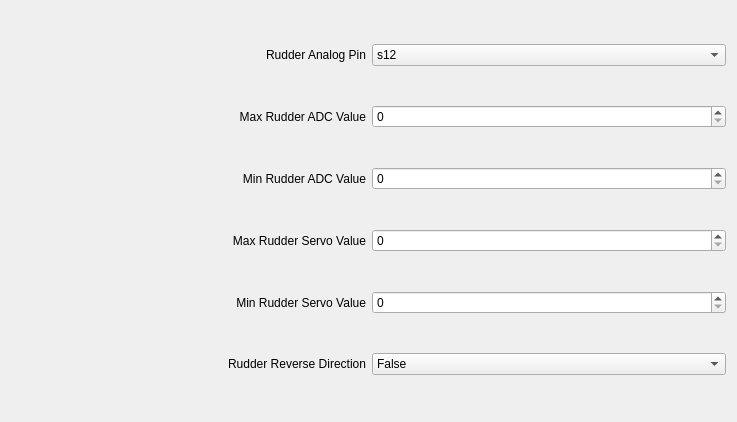
             <widget class="QWidget" name="scrollAreaWidgetContents_12">
              <property name="geometry">
               <rect>
                <x>0</x>
                <y>0</y>
                <width>737</width>
                <height>422</height>
               </rect>
              </property>
              <layout class="QGridLayout" name="gridLayout_19">
               <item row="0" column="0">
                <layout class="QHBoxLayout" name="horizontalLayout_56">
                 <item>
                  <widget class="QLabel" name="label_56">
                   <property name="text">
                    <string>Rudder Analog Pin</string>
                   </property>
                   <property name="alignment">
                    <set>Qt::AlignRight|Qt::AlignTrailing|Qt::AlignVCenter</set>
                   </property>
                  </widget>
                 </item>
                 <item>
                  <widget class="QComboBox" name="rudder_an_pin">
                   <property name="currentIndex">
                    <number>3</number>
                   </property>
                   <item>
                    <property name="text">
                     <string>s1</string>
                    </property>
                   </item>
                   <item>
                    <property name="text">
                     <string>s10</string>
                    </property>
                   </item>
                   <item>
                    <property name="text">
                     <string>s11</string>
                    </property>
                   </item>
                   <item>
                    <property name="text">
                     <string>s12</string>
                    </property>
                   </item>
                   <item>
                    <property name="text">
                     <string>s13</string>
                    </property>
                   </item>
                   <item>
                    <property name="text">
                     <string>s14</string>
                    </property>
                   </item>
                   <item>
                    <property name="text">
                     <string>s15</string>
                    </property>
                   </item>
                  </widget>
                 </item>
                </layout>
               </item>
               <item row="2" column="0">
                <layout class="QHBoxLayout" name="horizontalLayout_57">
                 <item>
                  <widget class="QLabel" name="label_57">
                   <property name="text">
                    <string>Max Rudder ADC Value</string>
                   </property>
                   <property name="alignment">
                    <set>Qt::AlignRight|Qt::AlignTrailing|Qt::AlignVCenter</set>
                   </property>
                  </widget>
                 </item>
                 <item>
                  <widget class="QSpinBox" name="max_rudder_adc">
                   <property name="minimum">
                    <number>0</number>
                   </property>
                   <property name="maximum">
                    <number>65535</number>
                   </property>
                   <property name="value">
                    <number>0</number>
                   </property>
                  </widget>
                 </item>
                </layout>
               </item>
               <item row="5" column="0">
                <layout class="QHBoxLayout" name="horizontalLayout_58">
                 <item>
                  <widget class="QLabel" name="label_58">
                   <property name="text">
                    <string>Max Rudder Servo Value</string>
                   </property>
                   <property name="alignment">
                    <set>Qt::AlignRight|Qt::AlignTrailing|Qt::AlignVCenter</set>
                   </property>
                  </widget>
                 </item>
                 <item>
                  <widget class="QSpinBox" name="max_rudder_servo">
                   <property name="maximum">
                    <number>65535</number>
                   </property>
                  </widget>
                 </item>
                </layout>
               </item>
               <item row="7" column="0">
                <layout class="QHBoxLayout" name="horizontalLayout_90">
                 <item>
                  <widget class="QLabel" name="label_90">
                   <property name="text">
                    <string>Rudder Reverse Direction</string>
                   </property>
                   <property name="alignment">
                    <set>Qt::AlignRight|Qt::AlignTrailing|Qt::AlignVCenter</set>
                   </property>
                  </widget>
                 </item>
                 <item>
                  <widget class="QComboBox" name="rudder_reverse">
                   <property name="currentIndex">
                    <number>1</number>
                   </property>
                   <item>
                    <property name="text">
                     <string>True</string>
                    </property>
                   </item>
                   <item>
                    <property name="text">
                     <string>False</string>
                    </property>
                   </item>
                  </widget>
                 </item>
                </layout>
               </item>
               <item row="3" column="0">
                <layout class="QHBoxLayout" name="horizontalLayout_59">
                 <item>
                  <widget class="QLabel" name="label_59">
                   <property name="text">
                    <string>Min Rudder ADC Value</string>
                   </property>
                   <property name="alignment">
                    <set>Qt::AlignRight|Qt::AlignTrailing|Qt::AlignVCenter</set>
                   </property>
                  </widget>
                 </item>
                 <item>
                  <widget class="QSpinBox" name="min_rudder_adc">
                   <property name="maximum">
                    <number>65535</number>
                   </property>
                  </widget>
                 </item>
                </layout>
               </item>
               <item row="6" column="0">
                <layout class="QHBoxLayout" name="horizontalLayout_60">
                 <item>
                  <widget class="QLabel" name="label_60">
                   <property name="text">
                    <string>Min Rudder Servo Value</string>
                   </property>
                   <property name="alignment">
                    <set>Qt::AlignRight|Qt::AlignTrailing|Qt::AlignVCenter</set>
                   </property>
                  </widget>
                 </item>
                 <item>
                  <widget class="QSpinBox" name="min_rudder_servo">
                   <property name="maximum">
                    <number>65535</number>
                   </property>
                  </widget>
                 </item>
                </layout>
               </item>
              </layout>
             </widget>
